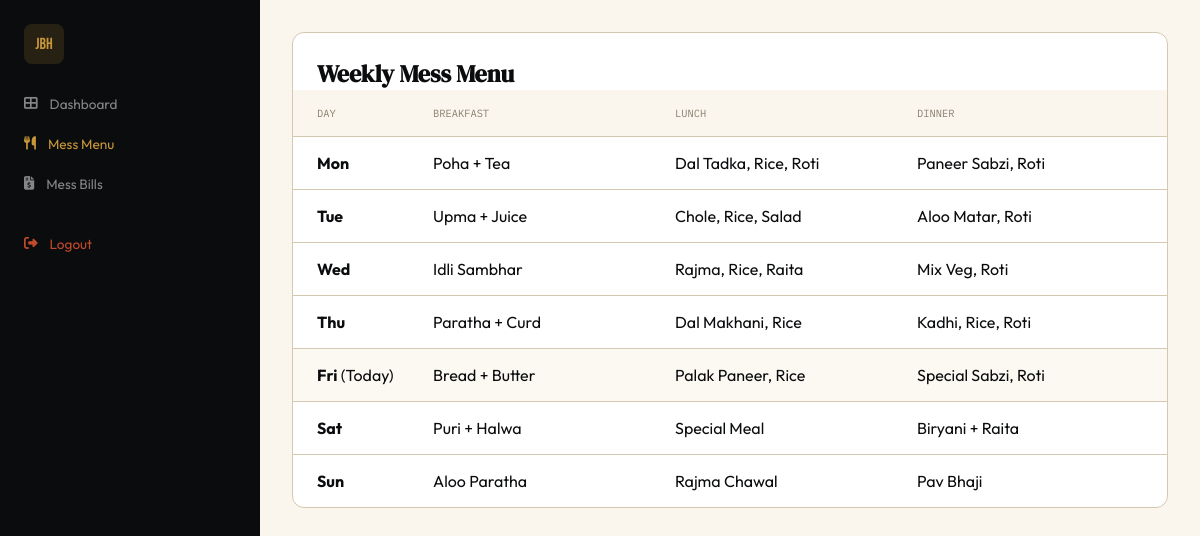
The app's page /dashboard/mess-menu.php (signed in) with its own data.
### tables this page shows
CREATE TABLE mess_menu (
    id INT AUTO_INCREMENT PRIMARY KEY,
    day_of_week TINYINT NOT NULL,
    breakfast VARCHAR(255),
    lunch VARCHAR(255),
    dinner VARCHAR(255),
    snacks VARCHAR(255),
    week_start DATE,
    created_at TIMESTAMP DEFAULT CURRENT_TIMESTAMP,
    updated_at TIMESTAMP DEFAULT CURRENT_TIMESTAMP ON UPDATE CURRENT_TIMESTAMP
);

### dashboard/mess-menu.php (the view, shortened to what this page needs)
<?php
$pdo = getDB();
$menu = $pdo->query("SELECT * FROM mess_menu ORDER BY CASE WHEN day_of_week = 0 THEN 7 ELSE day_of_week END")->fetchAll();
$dayNames = ['Sun','Mon','Tue','Wed','Thu','Fri','Sat'];
$today = (int)date('w');
?>
<!DOCTYPE html>
<html lang="en">
<head>
  <link rel="stylesheet" href="https://cdnjs.cloudflare.com/ajax/libs/font-awesome/6.5.0/css/all.min.css"/>
</head>
<body>
<aside class="sidebar">
  <div class="sidebar-logo">JBH</div>
  <a href="student.php" class="nav-item"><i class="fas fa-th-large"></i> Dashboard</a>
  <a href="mess-menu.php" class="nav-item active"><i class="fas fa-utensils"></i> Mess Menu</a>
  <a href="mess-bills.php" class="nav-item"><i class="fas fa-file-invoice-dollar"></i> Mess Bills</a>
  <a href="../api/logout.php" class="nav-item" style="margin-top:20px;color:#c04a2b"><i class="fas fa-sign-out-alt"></i> Logout</a>
</aside>
<div class="main">
  <div class="card">
    <h2>Weekly Mess Menu</h2>
    <div class="meal-row" style="background:var(--cream);font-family:'IBM Plex Mono';font-size:0.65rem;text-transform:uppercase;color:var(--muted);">
      <span>Day</span><span>Breakfast</span><span>Lunch</span><span>Dinner</span>
    </div>
    <?php foreach ($menu as $m):
      $dow = (int)$m['day_of_week'];
      $isToday = ($dow === $today);
    ?>
    <div class="meal-row <?= $isToday ? 'today' : '' ?>">
      <span><strong><?= $dayNames[$dow] ?></strong><?= $isToday ? ' (Today)' : '' ?></span>
      <span><?= htmlspecialchars($m['breakfast'] ?? '-') ?></span>
      <span><?= htmlspecialchars($m['lunch'] ?? '-') ?></span>
      <span><?= htmlspecialchars($m['dinner'] ?? '-') ?></span>
    </div>
    <?php endforeach; ?>
  </div>
</div>
</body>
</html>

### dashboard/mess-menu.php (style rules this page uses)
:root { --ink:#0b0c0e; --gold:#c8973a; --teal:#1a6b6b; --cream:#faf6ee; --muted:#8a8070; --border:#d4c8b0; --sidebar-w:260px; }
*,*::before,*::after { box-sizing:border-box;margin:0;padding:0; }
body { font-family:'Outfit',sans-serif;background:var(--cream);color:var(--ink);display:flex;min-height:100vh; }
.sidebar { width:var(--sidebar-w);min-height:100vh;background:var(--ink);padding:24px 0;position:fixed;left:0;top:0; }
.sidebar-logo { width:40px;height:40px;background:rgba(200,151,58,0.15);border-radius:8px;display:flex;align-items:center;justify-content:center;font-family:'Bebas Neue';color:var(--gold);margin:0 24px 20px; }
.nav-item { display:flex;align-items:center;gap:12px;padding:11px 24px;color:rgba(255,255,255,0.5);font-size:0.85rem;text-decoration:none; }
.nav-item:hover,.nav-item.active { color:var(--gold); }
.main { margin-left:var(--sidebar-w);flex:1;padding:32px; }
.card { background:white;border:1px solid var(--border);border-radius:12px;overflow:hidden; }
.card h2 { font-family:'DM Serif Display';padding:24px 24px 0; }
.meal-row { display:grid;grid-template-columns:100px 1fr 1fr 1fr;gap:16px;padding:16px 24px;border-bottom:1px solid var(--border);align-items:center; }
.meal-row.today { background:rgba(200,151,58,0.06); }
.meal-row:last-child { border:none; }

### records on screen
mess_menu: day_of_week "Mon", breakfast "Poha + Tea", lunch "Dal Tadka, Rice, Roti", dinner "Paneer Sabzi, Roti"
mess_menu: day_of_week "Tue", breakfast "Upma + Juice", lunch "Chole, Rice, Salad", dinner "Aloo Matar, Roti"
mess_menu: day_of_week "Wed", breakfast "Idli Sambhar", lunch "Rajma, Rice, Raita", dinner "Mix Veg, Roti"
mess_menu: day_of_week "Thu", breakfast "Paratha + Curd", lunch "Dal Makhani, Rice", dinner "Kadhi, Rice, Roti"
mess_menu: day_of_week "Fri", shows "(Today)", breakfast "Bread + Butter", lunch "Palak Paneer, Rice", dinner "Special Sabzi, Roti"
mess_menu: day_of_week "Sat", breakfast "Puri + Halwa", lunch "Special Meal", dinner "Biryani + Raita"
mess_menu: day_of_week "Sun", breakfast "Aloo Paratha", lunch "Rajma Chawal", dinner "Pav Bhaji"
